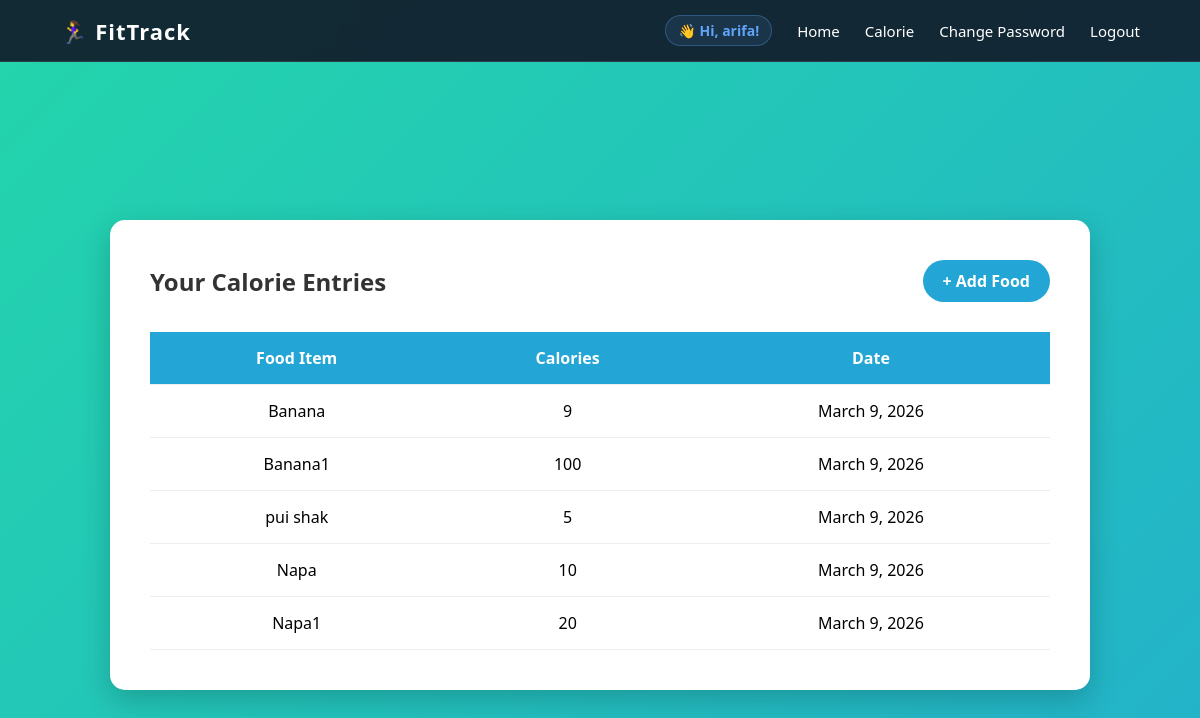
The app's page /view_calorie_entries/ (signed in), older data.
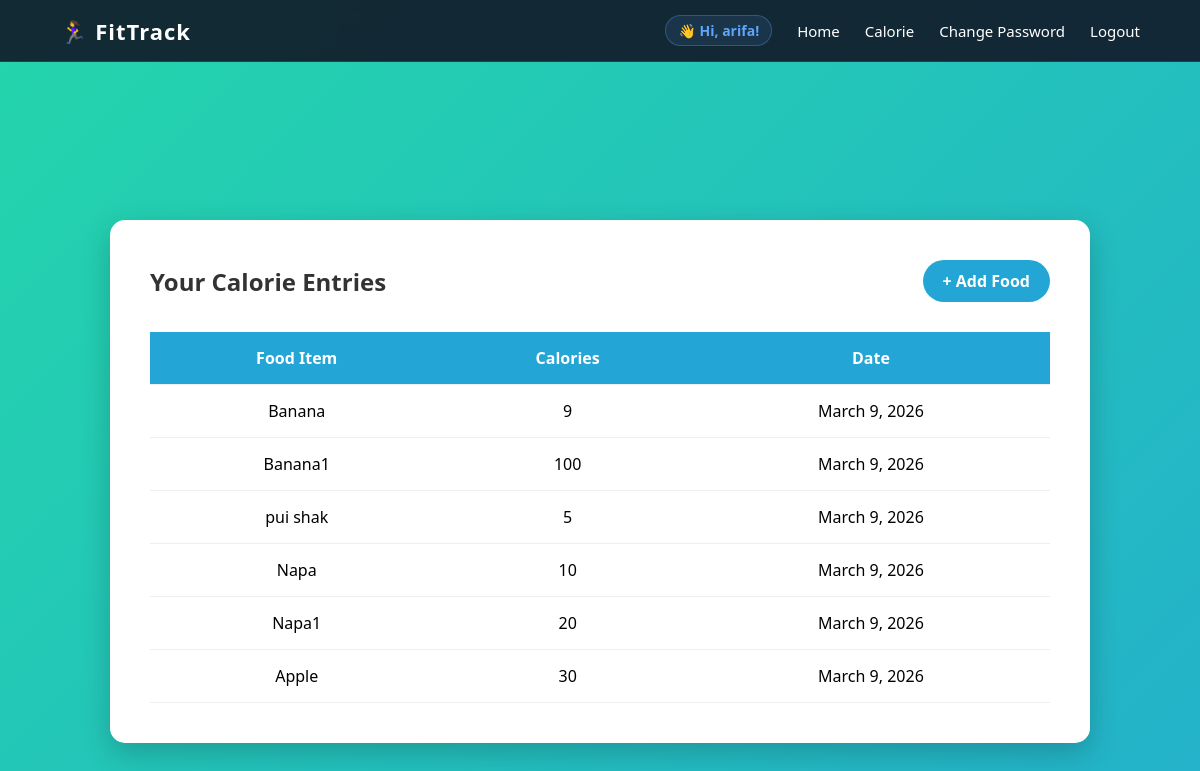
The same page, newer data.
### Calorie_Counter_app/models.py (models this page shows, shortened)
class AuthUserModel(AbstractUser):
    GENDER_CHOICES =[
        ('Male','Male'),
        ('Female','Female'),
        ('Other','Other'),
    ]
    gender = models.CharField(max_length=10, choices=GENDER_CHOICES, null = True, blank = True)
    age = models.PositiveIntegerField(null = True, blank = True)
    weight = models.FloatField(null = True, blank = True)
    height = models.FloatField(null = True, blank = True)

class CalorieEntryModel(models.Model):
    user = models.ForeignKey(AuthUserModel, on_delete=models.CASCADE, related_name='calorie_entries')
    item_name = models.CharField(max_length=250, null = True, blank = True)
    calories_consumed = models.PositiveIntegerField(null = True, blank = True)
    date = models.DateField(auto_now_add= True, null = True, blank = True)
    calories = models.IntegerField(null = True, blank = True)

### Calorie_Counter_app/views.py (the view)
# urls.py: path('view_calorie_entries/', view_calorie_entries, name = 'view_calorie_entries'),
@login_required
def view_calorie_entries(request):
    entries = CalorieEntryModel.objects.filter(user=request.user).order_by('-date')
    return render(request, 'calorie/calorie.html', {'entries': entries})

### Calorie_Counter_app/templates/calorie/calorie.html (shortened to what this page needs)
{% extends "master/base.html" %}
{% block body %}
<div class="container">
    <div class="header">
        <h2>Your Calorie Entries</h2>
        <a href="{% url 'add_calorie_entry' %}" class="add-btn">
            + Add Food
        </a>
    </div>
    <table>
        <thead>
            <tr>
                <th>Food Item</th>
                <th>Calories</th>
                <th>Date</th>
            </tr>
        </thead>
        <tbody>
            {% for i in entries %}
            <tr>
                <td>{{ i.item_name }}</td>
                <td>{{ i.calories_consumed }}</td>
                <td>{{ i.date }}</td>
            </tr>
            {% empty %}
            <tr>
                <td colspan="3" class="empty">
                    No calorie entries found
                </td>
            </tr>
            {% endfor %}
        </tbody>
    </table>
</div>
{% endblock %}

### Calorie_Counter_app/templates/master/base.html (shortened to what this page needs)
<!DOCTYPE html>
<html lang="en">
<head>
</head>
<body>
{% include "master/nav.html" %}
    <div class="main-wrapper">
        {% block body %}
        {% endblock body %}
    </div>
</body>
</html>

### Calorie_Counter_app/templates/master/nav.html
<nav class="navbar">
  <a href="{% url 'home' %}" class="logo">🏃‍♀️ FitTrack</a>
  <div class="nav-links">
    <span class="user-greet">👋 Hi, {{ user.username }}!</span>
    <a href="{% url 'home' %}">Home</a>
    <a href="{% url 'view_calorie_entries' %}">Calorie</a>
    {% if user.is_authenticated %}
      <a href="{% url 'change_password' %}">Change Password</a>
      <a href="{% url 'logout' %}">Logout</a>
    {% else %}
      <a href="{% url 'login' %}">Login</a>
      <a href="{% url 'register' %}" class="signup-btn">Signup</a>
    {% endif %}
  </div>
</nav>

### Calorie_Counter_app/templates/master/base.html (style rules this page uses)
body { margin: 0; padding: 0; font-family: 'Segoe UI', Tahoma, Geneva, Verdana, sans-serif; background: linear-gradient(-45deg, #ee7752, #e73c7e, #23a6d5, #23d5ab); background-size: 400% 400%; animation: globalGradient 15s ease infinite; background-attachment: fixed; min-height: 100vh; }
.navbar { display: flex; justify-content: space-between; align-items: center; padding: 15px 60px; background: rgba(17, 24, 39, 0.9); backdrop-filter: blur(10px); position: fixed; top: 0; left: 0; right: 0; z-index: 1000; border-bottom: 1px solid rgba(255, 255, 255, 0.1); }
.main-wrapper { padding-top: 100px; }
.logo { color: white; font-size: 22px; font-weight: bold; letter-spacing: 1px; text-decoration: none; }
.nav-links { display: flex; align-items: center; }
.nav-links a { color: white; text-decoration: none; margin-left: 25px; font-size: 15px; transition: 0.3s; }
.user-greet { color: #60a5fa; font-weight: 600; font-size: 14px; background: rgba(96, 165, 250, 0.1); padding: 5px 12px; border-radius: 50px; border: 1px solid rgba(96, 165, 250, 0.3); margin-left: 20px; }

### Calorie_Counter_app/templates/calorie/calorie.html (style rules this page uses)
body { font-family: 'Segoe UI'; margin:0; min-height:100vh; background: linear-gradient(-45deg,#ee7752,#e73c7e,#23a6d5,#23d5ab); background-size:400% 400%; animation:gradientBG 15s ease infinite; }
.container { width:90%; max-width:900px; margin:120px auto; background:white; padding:40px; border-radius:15px; box-shadow:0 10px 30px rgba(0,0,0,0.2); }
.header { display:flex; justify-content:space-between; align-items:center; margin-bottom:30px; }
h2 { margin:0; color:#333; }
.add-btn { background:#23a6d5; color:white; padding:10px 20px; text-decoration:none; border-radius:30px; font-weight:bold; }
table { width:100%; border-collapse:collapse; }
th, td { padding:15px; text-align:center; border-bottom:1px solid #eee; }
th { background:#23a6d5; color:white; }

Row changes from the older to the newer data that the page shows:
added CalorieEntryModel: item_name "Apple", calories_consumed "30", date "March 9, 2026"
